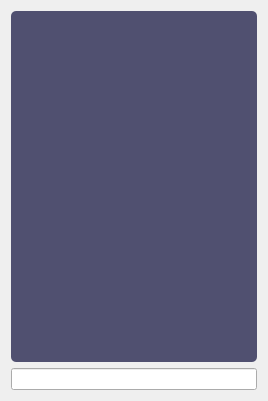
<?xml version="1.0" encoding="UTF-8"?>
<ui version="4.0">
 <class>Dialog_ToolSearch</class>
 <widget class="QDialog" name="Dialog_ToolSearch">
  <property name="geometry">
   <rect>
    <x>0</x>
    <y>0</y>
    <width>268</width>
    <height>401</height>
   </rect>
  </property>
  <property name="windowTitle">
   <string>Dialog</string>
  </property>
  <property name="styleSheet">
   <string notr="true">QDialog#Dialog_ToolSearch{border-image: url(:/Icons/Main/Wallpaper5_klein.png) 0 0 0 0 stretch stretch;}
QListWidget::indicator {
    width: 12px; /* Größe der Checkbox anpassen */
    height: 12px; /* Größe der Checkbox anpassen */
    border-radius: 6px; /* Macht die Checkbox rund (die Hälfte von Breite/Höhe) */
    border: 1px solid gray; /* Rahmen, wenn nicht angewählt */
    background-color:rgba(0,0,0,0); /* Hintergrund, wenn nicht angewählt */
}

QListWidget::indicator:checked {
    background-color: rgb(128,128,192); /* Blauer Punkt, wenn angewählt */
    border: 3px solid gray; /* Blauer Rahmen, wenn angewählt */
}

QListWidget::indicator:hover {
    border: 3px solid darkgray; /* Leichte Rahmenänderung beim Hovern */
	background-color: rgb(128, 192, 128);
    color:(255,0,0);
}

QListWidget::item {
    color: rgb(160,160,160); /* Standard-Schriftfarbe für Listenelemente */
}
QListWidget::item:selected {
	 background: rgba(0,0,0,0);
    /*border: 1px solid #6a6ea9;*/
}
QListWidget::item:hover {
    color:rgb(255,255,255);
    background: rgb(128,192,128);
}</string>
  </property>
  <layout class="QVBoxLayout" name="verticalLayout">
   <item>
    <widget class="QListWidget" name="listWidget_Tools">
     <property name="styleSheet">
      <string notr="true">QListWidget {color:rgb(224,224,224);
                  background-color: rgb(80,80,112);
                  border-radius:5px;
      			 /*show-decoration-selected: 1; /* make the selection span the entire width of the view */
}</string>
     </property>
    </widget>
   </item>
   <item>
    <widget class="QLineEdit" name="lineEdit"/>
   </item>
  </layout>
 </widget>
 <resources/>
 <connections/>
</ui>
